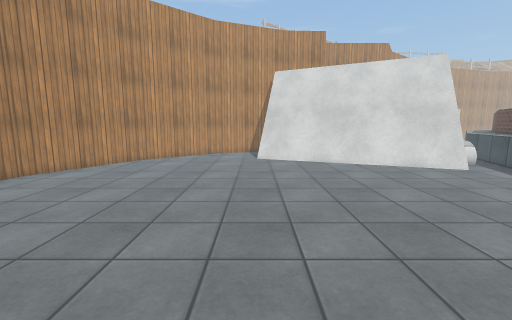
View 1 (above)

16 first-person views from a walk through a Unity game level. The camera is 1.4 m above the floor, tilts 8° down and sees 90° across. The floor is counted in squares, 0.5 m on a side. Each view is taken from the middle of a square. On the plan, view 1 faces up. The plan holds only what a view shows up to about 19 squares ahead; the rest is blank. The place goes on beyond the plan. The player is left out. Some surface patterns are stand-ins.

View 2
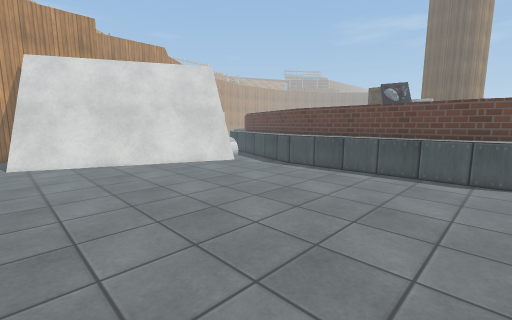

View 3
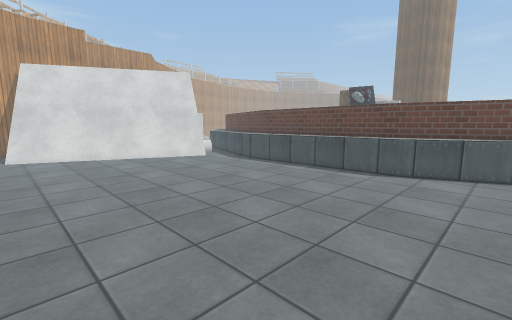

View 4
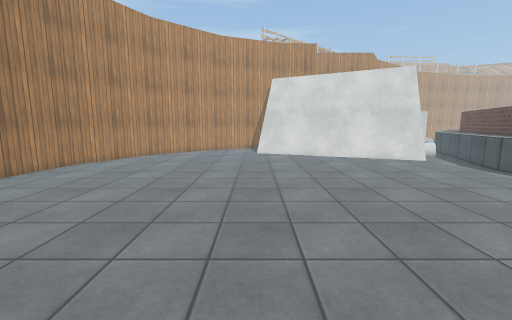

View 5
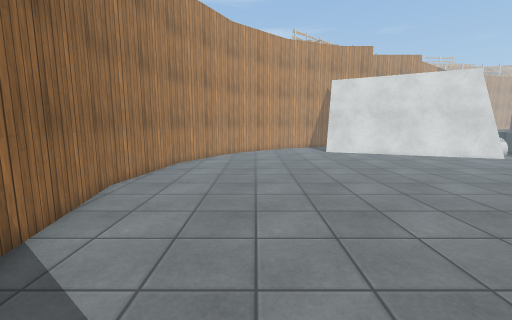

View 6
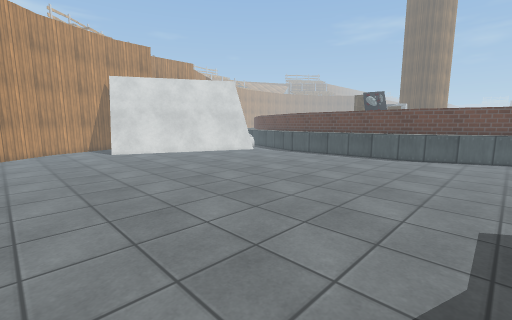

View 7
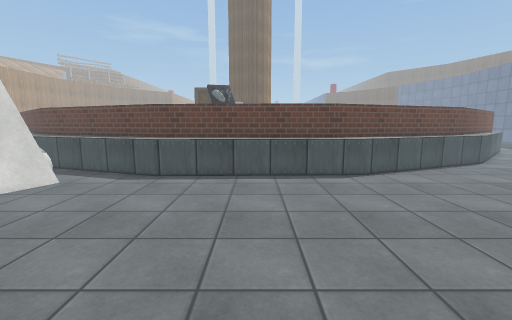

View 8
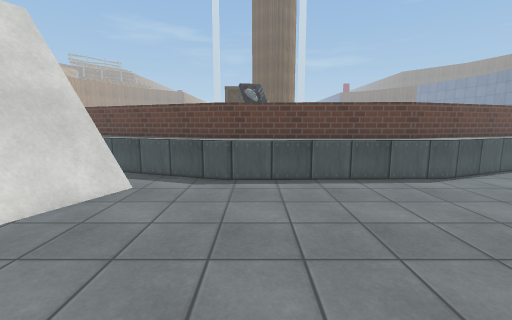

View 9
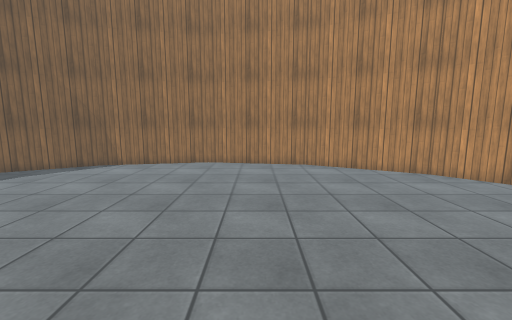

View 10
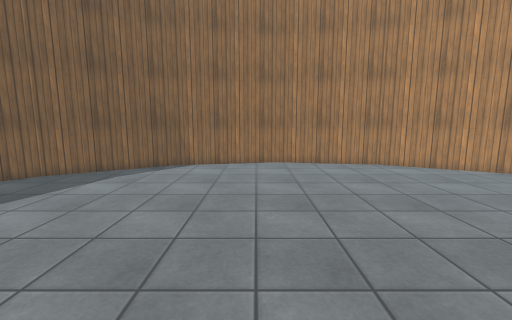

View 11
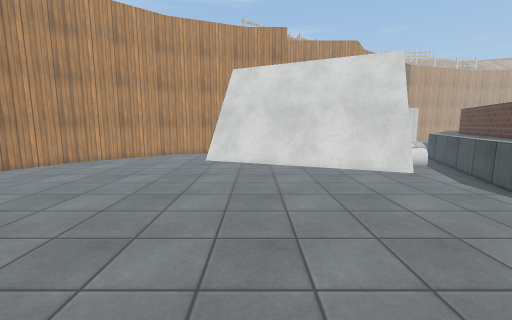

View 12
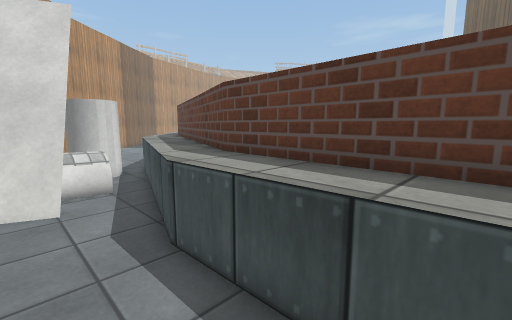

View 13
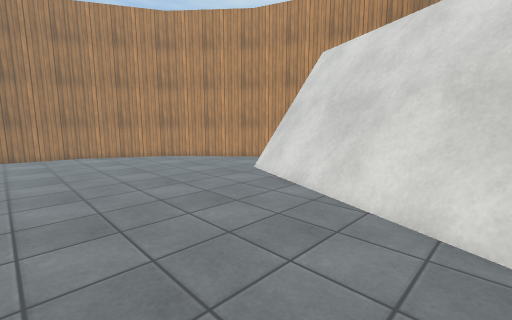

View 14
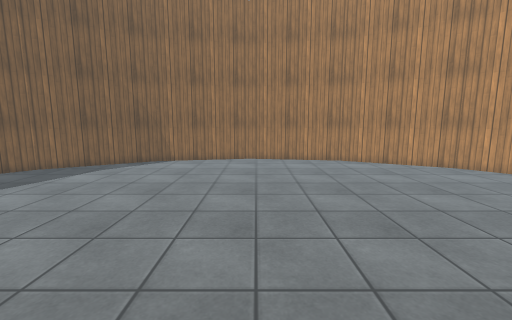

View 15
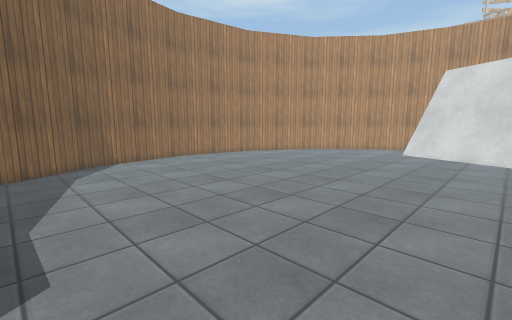

View 16
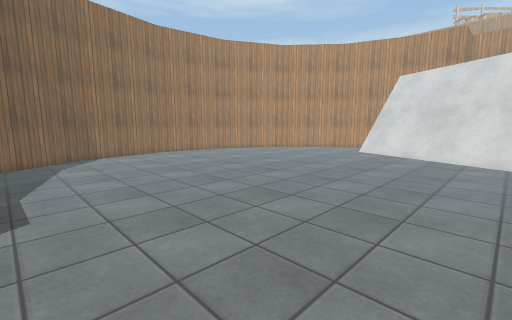

### Floor plan
Key: @ floor where view 1 was taken; # wall or solid block; . floor; = window, fence, low wall or low ledge; ^ raised ledge; O other object.
Columns run from 14 left of view 1 to 19 right of it. Each row starts with its distance up from view 1.
 20      #..........#==#####        ^^
 19     ##............#==^####O   .^^^
 18    ##............... #=^####OO.^^#
 17    #...................#==###..^^#
 16   ##..................... #=..^^^#
 15   #...........................^^#
 14  ##...........................^^#
 13  #...........................^^#
 12  #...........................^^#
 11  #...........................^^#
 10  #...........................^^#
  9  #...........................^^#
  8 ##...........................^^#
  7 #............................^^#
  6 #............................^^#
  5 ##...........................^^#
  4  #...........................^^#
  3  #...........................^^#
  2  #...........................^^#
  1  #...........................^^#
  0  ##...........@..............^^#
 -1   #...........................^^
 -2   ##..........................^^#
 -3    #..........................^^#
 -4    ##..........................^^
 -5     ##.........................^^#

Where each view was taken, in squares from view 1:
view 1: 0 up, 0 right, facing up
view 2: 0 up, 0 right, facing up-right
view 3: 4 down, 0 right, facing up-right
view 4: 4 down, 0 right, facing up
view 5: 5 down, 7 left, facing up
view 6: 5 down, 7 left, facing up-right
view 7: 6 up, 1 right, facing right
view 8: 10 up, 2 right, facing right
view 9: 10 up, 5 right, facing left
view 10: 5 up, 5 right, facing left
view 11: 1 up, 4 right, facing up
view 12: 6 up, 12 right, facing up-right
view 13: 9 up, 12 right, facing up-left
view 14: 7 up, 7 right, facing left
view 15: 5 down, 7 right, facing up-left
view 16: 5 down, 11 right, facing up-left
